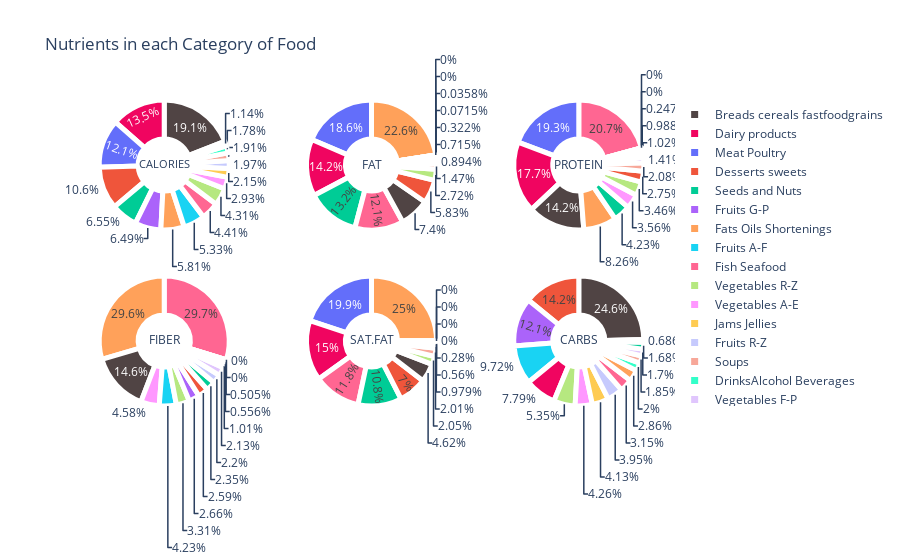

This figure's notebook cell:
### Code cell
category_dist=nutrients.groupby(['Category']).sum()

fig = make_subplots(
    rows=2, cols=3,
    specs=[[{"type": "domain"},{"type": "domain"},{"type": "domain"}],[{"type": "domain"},{"type": "domain"},{"type": "domain"}]])

fig.add_trace(go.Pie(values=category_dist['Calories'].values, title='CALORIES', labels=category_dist.index,marker=dict(colors=['#100b','#f00560'], line=dict(color='#FFFFFF', width=5.0))),
              row=1, col=1)

fig.add_trace(go.Pie(values=category_dist['Fat'].values,title='FAT', labels=category_dist.index,marker=dict(colors=['#100b','#f00560'], line=dict(color='#FFFFFF', width=5.0))),
              row=1, col=2)

fig.add_trace(go.Pie(values=category_dist['Protein'].values,title='PROTEIN', labels=category_dist.index,marker=dict(colors=['#100b','#f00560'], line=dict(color='#FFFFFF', width=5.0))),
              row=1, col=3)

fig.add_trace(go.Pie(values=category_dist['Fiber'].values,title='FIBER', labels=category_dist.index,marker=dict(colors=['#100b','#f00560'], line=dict(color='#FFFFFF', width=5.0))),
              row=2, col=1)

fig.add_trace(go.Pie(values=category_dist['Sat.Fat'].values,title='SAT.FAT', labels=category_dist.index,marker=dict(colors=['#100b','#f00560'], line=dict(color='#FFFFFF', width=5.0))),
              row=2, col=2)

fig.add_trace(go.Pie(values=category_dist['Carbs'].values,title='CARBS', labels=category_dist.index,marker=dict(colors=['#100b','#f00560'], line=dict(color='#FFFFFF', width=5.0))),
              row=2, col=3)

fig.update_traces(hole=.4, hoverinfo="label+percent+name") 

fig.update_layout(
    title_text="Nutrients in each Category of Food"),
    
fig.show()

### Figure 1 — Plotly figure (JSON) as saved in the notebook; plotly's stock layout.template omitted (floating-point values rounded to 4 significant figures)
{"data": [{"domain": {"x": [0, 0.2889], "y": [0.575, 1]}, "hole": 0.4, "hoverinfo": "label+percent+name", "labels": ["Breads cereals fastfoodgrains", "Dairy products", "Desserts sweets", "DrinksAlcohol Beverages", "Fats Oils Shortenings", "Fish Seafood", "Fruits A-F", "Fruits G-P", "Fruits R-Z", "Jams Jellies", "Meat Poultry", "Seeds and Nuts", "Soups", "Vegetables A-E", "Vegetables F-P", "Vegetables R-Z"], "marker": {"colors": ["#100b", "#f00560"], "line": {"color": "#FFFFFF", "width": 5}}, "title": {"text": "CALORIES"}, "type": "pie", "values": [11921, 8434, 6608, 1112, 3629, 2757, 3328, 4054, 1228, 1345, 7529, 4089, 1191, 1830, 711, 2694]}, {"domain": {"x": [0.3556, 0.6444], "y": [0.575, 1]}, "hole": 0.4, "hoverinfo": "label+percent+name", "labels": ["Breads cereals fastfoodgrains", "Dairy products", "Desserts sweets", "DrinksAlcohol Beverages", "Fats Oils Shortenings", "Fish Seafood", "Fruits A-F", "Fruits G-P", "Fruits R-Z", "Jams Jellies", "Meat Poultry", "Seeds and Nuts", "Soups", "Vegetables A-E", "Vegetables F-P", "Vegetables R-Z"], "marker": {"colors": ["#100b", "#f00560"], "line": {"color": "#FFFFFF", "width": 5}}, "title": {"text": "FAT"}, "type": "pie", "values": [207, 396, 163, 0, 631, 338, 20, 25, 1, 0, 520, 368, 41, 9, 2, 76]}, {"domain": {"x": [0.7111, 1], "y": [0.575, 1]}, "hole": 0.4, "hoverinfo": "label+percent+name", "labels": ["Breads cereals fastfoodgrains", "Dairy products", "Desserts sweets", "DrinksAlcohol Beverages", "Fats Oils Shortenings", "Fish Seafood", "Fruits A-F", "Fruits G-P", "Fruits R-Z", "Jams Jellies", "Meat Poultry", "Seeds and Nuts", "Soups", "Vegetables A-E", "Vegetables F-P", "Vegetables R-Z"], "marker": {"colors": ["#100b", "#f00560"], "line": {"color": "#FFFFFF", "width": 5}}, "title": {"text": "PROTEIN"}, "type": "pie", "values": [403, 503, 78, 0, 234, 588, 29, 28, 7, 0, 546, 120, 59, 101, 40, 98]}, {"domain": {"x": [0, 0.2889], "y": [0, 0.425]}, "hole": 0.4, "hoverinfo": "label+percent+name", "labels": ["Breads cereals fastfoodgrains", "Dairy products", "Desserts sweets", "DrinksAlcohol Beverages", "Fats Oils Shortenings", "Fish Seafood", "Fruits A-F", "Fruits G-P", "Fruits R-Z", "Jams Jellies", "Meat Poultry", "Seeds and Nuts", "Soups", "Vegetables A-E", "Vegetables F-P", "Vegetables R-Z"], "marker": {"colors": ["#100b", "#f00560"], "line": {"color": "#FFFFFF", "width": 5}}, "title": {"text": "FIBER"}, "type": "pie", "values": [115.9, 4.4, 20.5, 0, 234, 235, 33.5, 21.1, 17.4, 8, 0, 18.6, 4, 36.3, 16.9, 26.2]}, {"domain": {"x": [0.3556, 0.6444], "y": [0, 0.425]}, "hole": 0.4, "hoverinfo": "label+percent+name", "labels": ["Breads cereals fastfoodgrains", "Dairy products", "Desserts sweets", "DrinksAlcohol Beverages", "Fats Oils Shortenings", "Fish Seafood", "Fruits A-F", "Fruits G-P", "Fruits R-Z", "Jams Jellies", "Meat Poultry", "Seeds and Nuts", "Soups", "Vegetables A-E", "Vegetables F-P", "Vegetables R-Z"], "marker": {"colors": ["#100b", "#f00560"], "line": {"color": "#FFFFFF", "width": 5}}, "title": {"text": "SAT.FAT"}, "type": "pie", "values": [99, 322, 150, 0, 536, 252, 12, 21, 0, 0, 427, 232, 43, 6, 0, 44]}, {"domain": {"x": [0.7111, 1], "y": [0, 0.425]}, "hole": 0.4, "hoverinfo": "label+percent+name", "labels": ["Breads cereals fastfoodgrains", "Dairy products", "Desserts sweets", "DrinksAlcohol Beverages", "Fats Oils Shortenings", "Fish Seafood", "Fruits A-F", "Fruits G-P", "Fruits R-Z", "Jams Jellies", "Meat Poultry", "Seeds and Nuts", "Soups", "Vegetables A-E", "Vegetables F-P", "Vegetables R-Z"], "marker": {"colors": ["#100b", "#f00560"], "line": {"color": "#FFFFFF", "width": 5}}, "title": {"text": "CARBS"}, "type": "pie", "values": [2059, 651, 1184, 167, 239, 263, 812, 1009, 330, 345, 57.3, 140, 155, 356, 142, 447]}], "layout": {"title": {"text": "Nutrients in each Category of Food"}}}
